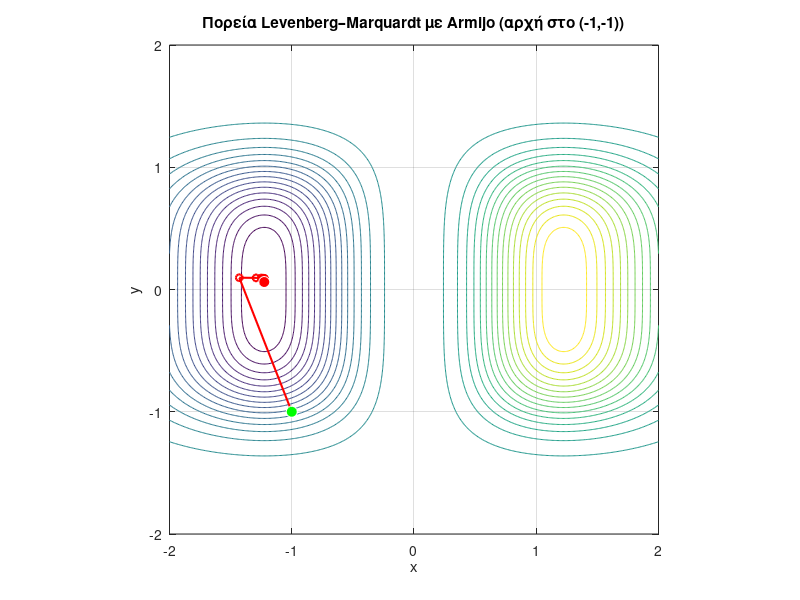

Reproduce this figure in MATLAB.
%% Πορεία Levenberg–Marquardt με κανόνα Armijo (x0 = (-1,-1))
clear; clc;

% Συνάρτηση
f = @(x) x(1).^3 .* exp(-x(1).^2 - x(2).^4);

% Κλίση
gradf = @(x) [ ...
    x(1).^2 .* (3 - 2*x(1).^2) .* exp(-x(1).^2 - x(2).^4); ...
   -4*x(1).^3 .* x(2).^3 .* exp(-x(1).^2 - x(2).^4)       ];

% Hessian
Hessf = @(x) [ ...
    (4*x(1).^5 - 14*x(1).^3 + 6*x(1)) .* exp(-x(1).^2 - x(2).^4), ...
    (8*x(1).^4 .* x(2).^3 - 12*x(1).^2 .* x(2).^3) .* exp(-x(1).^2 - x(2).^4); ...
    (8*x(1).^4 .* x(2).^3 - 12*x(1).^2 .* x(2).^3) .* exp(-x(1).^2 - x(2).^4), ...
    (16*x(1).^3 .* x(2).^6 - 12*x(1).^3 .* x(2).^2) .* exp(-x(1).^2 - x(2).^4) ];

% Παράμετροι Levenberg–Marquardt
mu      = 1.0;      % σταθερή παράμετρος μ
maxIter = 50;
tol_g   = 1e-6;

% Παράμετροι Armijo
alpha = 1e-1;
beta  = 0.5;
s     = 1.0;

% Αρχικό σημείο
xk = [-1; -1];

% Ιστορία σημείων
X_hist = xk;

for k = 1:maxIter
    g = gradf(xk);
    if norm(g) < tol_g
        fprintf('Σύγκλιση στο k = %d, x* = [%g  %g]^T, f* = %g\n', ...
                k-1, xk(1), xk(2), f(xk));
        break;
    end

    H  = Hessf(xk);
    Bk = H + mu * eye(2);
    dk = -Bk \ g;

    if norm(dk) < 1e-12
        break;
    end

    % --- Κανόνας Armijo ---
    gamma = s;
    while true
        x_trial = xk + gamma * dk;
        if f(x_trial) <= f(xk) + alpha * gamma * (g.' * dk)
            break;
        end
        gamma = beta * gamma;
        if gamma < 1e-8
            break;
        end
    end
    % ----------------------

    xk = xk + gamma * dk;
    X_hist(:, end+1) = xk;
end

%% Contour plot της f και τροχιάς (x_k, y_k)

x1 = linspace(-2, 2, 400);
y1 = linspace(-2, 2, 400);
[X, Y] = meshgrid(x1, y1);
Z = X.^3 .* exp(-X.^2 - Y.^4);

figure;
contour(X, Y, Z, 30);            % ισοϋψείς της f
hold on; grid on;

% Τροχιά
plot(X_hist(1,:), X_hist(2,:), 'ro-', 'LineWidth', 1.5, 'MarkerSize', 5);

% Αρχικό (πράσινο) & τελικό (κόκκινο) σημείο
plot(X_hist(1,1),   X_hist(2,1),   'wo', 'MarkerFaceColor','g', 'MarkerSize',8);
plot(X_hist(1,end), X_hist(2,end), 'wo', 'MarkerFaceColor','r', 'MarkerSize',8);

xlabel('x'); ylabel('y');
title('Πορεία Levenberg–Marquardt με Armijo (αρχή στο (-1,-1))');
axis equal;
hold off;
